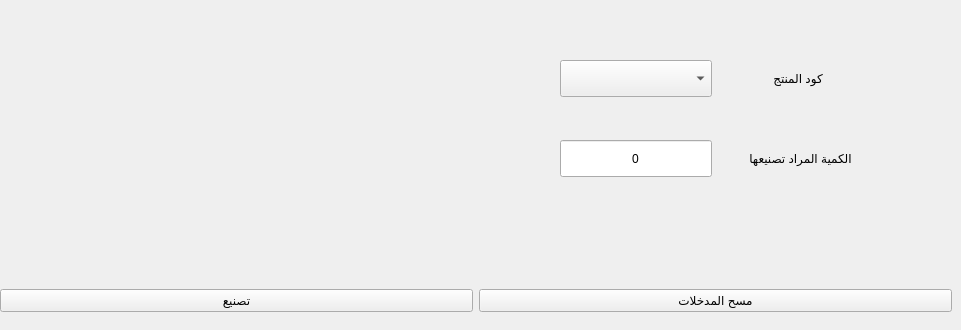
                <widget class="QWidget" name="tab_11">
                 <attribute name="title">
                  <string>تصنيع منتج</string>
                 </attribute>
                 <widget class="QComboBox" name="m_type_6">
                  <property name="geometry">
                   <rect>
                    <x>560</x>
                    <y>60</y>
                    <width>152</width>
                    <height>37</height>
                   </rect>
                  </property>
                  <property name="sizePolicy">
                   <sizepolicy hsizetype="Expanding" vsizetype="Fixed">
                    <horstretch>0</horstretch>
                    <verstretch>0</verstretch>
                   </sizepolicy>
                  </property>
                 </widget>
                 <widget class="QLabel" name="label_51">
                  <property name="geometry">
                   <rect>
                    <x>760</x>
                    <y>60</y>
                    <width>76</width>
                    <height>37</height>
                   </rect>
                  </property>
                  <property name="sizePolicy">
                   <sizepolicy hsizetype="Expanding" vsizetype="Preferred">
                    <horstretch>0</horstretch>
                    <verstretch>0</verstretch>
                   </sizepolicy>
                  </property>
                  <property name="layoutDirection">
                   <enum>Qt::RightToLeft</enum>
                  </property>
                  <property name="text">
                   <string>كود المنتج</string>
                  </property>
                  <property name="alignment">
                   <set>Qt::AlignCenter</set>
                  </property>
                 </widget>
                 <widget class="QLabel" name="label_55">
                  <property name="geometry">
                   <rect>
                    <x>730</x>
                    <y>140</y>
                    <width>141</width>
                    <height>37</height>
                   </rect>
                  </property>
                  <property name="sizePolicy">
                   <sizepolicy hsizetype="Expanding" vsizetype="Preferred">
                    <horstretch>0</horstretch>
                    <verstretch>0</verstretch>
                   </sizepolicy>
                  </property>
                  <property name="layoutDirection">
                   <enum>Qt::RightToLeft</enum>
                  </property>
                  <property name="text">
                   <string>الكمية المراد تصنيعها</string>
                  </property>
                  <property name="alignment">
                   <set>Qt::AlignCenter</set>
                  </property>
                 </widget>
                 <widget class="QLineEdit" name="m_quantity_3">
                  <property name="geometry">
                   <rect>
                    <x>560</x>
                    <y>140</y>
                    <width>152</width>
                    <height>37</height>
                   </rect>
                  </property>
                  <property name="text">
                   <string>0</string>
                  </property>
                  <property name="alignment">
                   <set>Qt::AlignCenter</set>
                  </property>
                 </widget>
                 <widget class="QWidget" name="layoutWidget_3">
                  <property name="geometry">
                   <rect>
                    <x>0</x>
                    <y>280</y>
                    <width>952</width>
                    <height>41</height>
                   </rect>
                  </property>
                  <layout class="QHBoxLayout" name="horizontalLayout_18">
                   <item>
                    <widget class="QPushButton" name="btn_add_material_branch_3">
                     <property name="text">
                      <string>تصنيع</string>
                     </property>
                    </widget>
                   </item>
                   <item>
                    <widget class="QPushButton" name="btn_clear_material_branch_3">
                     <property name="text">
                      <string>مسح المدخلات</string>
                     </property>
                    </widget>
                   </item>
                  </layout>
                 </widget>
                </widget>
